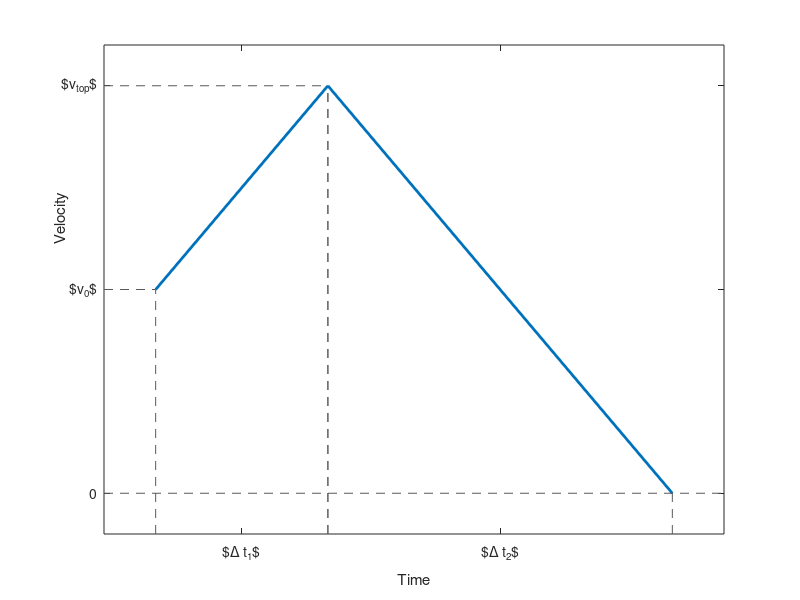

This chart was generated by the following MATLAB code: (Note: this script raises an error after producing the figure.)

clear
close all
clc

%% settings

dt1=2;	% acceleration phase
dt2=4;	% deceleration phase
v0=2;	% beginning velocity
a=1;	% maximum acceleration/deceleration

vmax=5;	% maximum velocity


%% calculations

% integrating velocity and acceleration to determine travel
dx1=v0*dt1+a*dt1^2/2;
dx2=a*dt2^2/2;
dx=dx1+dx2;

% total time
dt=dt1+dt2;

% calculate maximum attainable velocity
vtop=sqrt(a*dx+v0^2/2);

t = [0 dt1 dt1+dt2];
v=[v0 vtop 0];

%% plot

figure
plot(t,v,'LineWidth',2);

XL = [min(t)-dt/10 max(t)+dt/10];
YL = [min([0 v0]-vtop/10) max([vtop v0]+vtop/10)];

% mark lines
clr = .35*[1 1 1]; % [.8 .8 .8]
line( XL,			[0 0]		,'Color',clr,'LineStyle','--');
line([XL(1) dt1],	[vtop vtop]	,'Color',clr,'LineStyle','--');
line([XL(1) 0],		[v0 v0]		,'Color',clr,'LineStyle','--');
line([0 0],			[YL(1) v0]	,'Color',clr,'LineStyle','--');
line([dt1 dt1],		[YL(1) vtop],'Color',clr,'LineStyle','--');
line([dt1 dt1],		[YL(1) vtop],'Color',clr,'LineStyle','--');
line([dt1+dt2 dt1+dt2],[YL(1) 0],'Color',clr,'LineStyle','--');

% labels and ticks
set(gca,'XTick',[dt1/2 dt1+dt2/2],'XTickLabel',{'$\Delta t_1$','$\Delta t_2$'});
set(gca,'YTick',[0 v0 vtop],'YTickLabel',{'0','$v_0$','$v_{top}$'});
xl=xlabel('Time');
yl=ylabel('Velocity');%,'Rotation',0);

% set plot limits
xlim(XL);
ylim(YL);

% set label position
set(xl,'Position',get(xl,'Position')+[0 -0.05 0]);
set(yl,'Position',get(yl,'Position')+[0.20 0.7 0]);


% save
matlabfrag('triangular_velocity_profile');

%% plot position

t1=0:dt1/200:dt1;
t2=dt2/200:dt2/200:dt2;
t=[t1 dt1+t2];

x1=v0*t1+a*t1.^2/2;
x2=dx1+vtop*t2-a*t2.^2/2;
x=[x1 x2];

figure
plot(t,x,'LineWidth',2);

XL = [min(t)-dt/10 max(t)+dt/10];
YL = [-dx/20 dx+dx/20];

% mark lines
clr = .35*[1 1 1]; % [.8 .8 .8]
line( XL,			[0 0]		,'Color',clr,'LineStyle','--');
line([XL(1) dt1],	dx1*[1 1]	,'Color',clr,'LineStyle','--');
line([XL(1) dt],	[dx dx]		,'Color',clr,'LineStyle','--');

line([0 0],		YL			,'Color',clr,'LineStyle','--');
line([dt1 dt1],	[YL(1) dx1]	,'Color',clr,'LineStyle','--');
line([dt dt],	[YL(1) dx]	,'Color',clr,'LineStyle','--');

% labels and ticks
set(gca,'XTick',[dt1/2 dt1+dt2/2 ],'XTickLabel',{'$\Delta t_1$','$\Delta t_2$'});
set(gca,'YTick',[0 dx1/2 dx1+dx2/2],'YTickLabel',{'0','$\Delta x_1$','$\Delta x_2$'});
xl=xlabel('Time');
yl=ylabel('Position');%,'Rotation',0);

% set plot limits
xlim(XL);
ylim(YL);

% set label position
set(xl,'Position',get(xl,'Position')+[0 -0.55 0]);
set(yl,'Position',get(yl,'Position')+[0.75 0.7 0]);

matlabfrag('position_nolimit');

